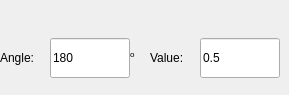
                   <widget class="QWidget" name="page_41">
                    <widget class="QWidget" name="widget" native="true">
                     <property name="geometry">
                      <rect>
                       <x>0</x>
                       <y>30</y>
                       <width>280</width>
                       <height>56</height>
                      </rect>
                     </property>
                     <property name="maximumSize">
                      <size>
                       <width>16777215</width>
                       <height>100</height>
                      </size>
                     </property>
                     <layout class="QHBoxLayout" name="horizontalLayout_25">
                      <property name="spacing">
                       <number>0</number>
                      </property>
                      <property name="sizeConstraint">
                       <enum>QLayout::SetDefaultConstraint</enum>
                      </property>
                      <item>
                       <widget class="QLabel" name="label_4">
                        <property name="minimumSize">
                         <size>
                          <width>50</width>
                          <height>30</height>
                         </size>
                        </property>
                        <property name="maximumSize">
                         <size>
                          <width>80</width>
                          <height>40</height>
                         </size>
                        </property>
                        <property name="text">
                         <string>Angle:</string>
                        </property>
                       </widget>
                      </item>
                      <item>
                       <widget class="QLineEdit" name="domainStdAngle_LE">
                        <property name="minimumSize">
                         <size>
                          <width>50</width>
                          <height>30</height>
                         </size>
                        </property>
                        <property name="maximumSize">
                         <size>
                          <width>80</width>
                          <height>40</height>
                         </size>
                        </property>
                        <property name="text">
                         <string>180</string>
                        </property>
                       </widget>
                      </item>
                      <item>
                       <widget class="QLabel" name="label_7">
                        <property name="minimumSize">
                         <size>
                          <width>0</width>
                          <height>30</height>
                         </size>
                        </property>
                        <property name="maximumSize">
                         <size>
                          <width>50</width>
                          <height>50</height>
                         </size>
                        </property>
                        <property name="text">
                         <string>&lt;html&gt;&lt;head/&gt;&lt;body&gt;&lt;p&gt;&lt;span style=&quot; vertical-align:super;&quot;&gt;o&lt;/span&gt;&lt;/p&gt;&lt;/body&gt;&lt;/html&gt;</string>
                        </property>
                       </widget>
                      </item>
                      <item>
                       <widget class="QLabel" name="label_5">
                        <property name="minimumSize">
                         <size>
                          <width>50</width>
                          <height>30</height>
                         </size>
                        </property>
                        <property name="maximumSize">
                         <size>
                          <width>80</width>
                          <height>40</height>
                         </size>
                        </property>
                        <property name="text">
                         <string>Value:</string>
                        </property>
                       </widget>
                      </item>
                      <item>
                       <widget class="QLineEdit" name="domainStdValue_LE">
                        <property name="minimumSize">
                         <size>
                          <width>50</width>
                          <height>30</height>
                         </size>
                        </property>
                        <property name="maximumSize">
                         <size>
                          <width>80</width>
                          <height>40</height>
                         </size>
                        </property>
                        <property name="text">
                         <string>0.5</string>
                        </property>
                       </widget>
                      </item>
                     </layout>
                    </widget>
                   </widget>
